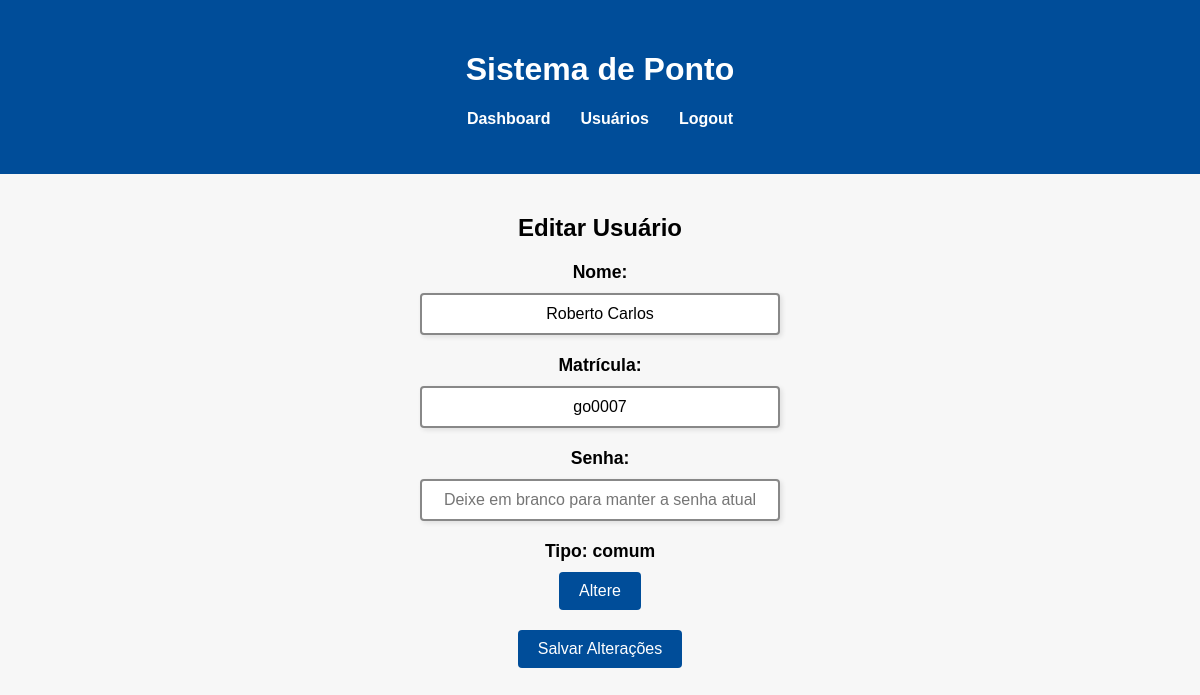
The app's page /editar_usuario/4 (signed in) with its own data.
### tables this page shows
CREATE TABLE usuarios (
                    id INTEGER PRIMARY KEY AUTOINCREMENT,
                    nome TEXT NOT NULL,
                    matricula TEXT UNIQUE NOT NULL,
                    senha TEXT NOT NULL,
                    tipo TEXT NOT NULL,
                    data_cadastro TIMESTAMP DEFAULT CURRENT_TIMESTAMP);

### app.py (the view)
@app.route('/editar_usuario/<int:id>', methods=['GET', 'POST'])
@verificar_permissao(['admin'])
def editar_usuario(id):
    conn = conectar_banco()
    c = conn.cursor()
    if request.method == 'POST':
        c.execute("SELECT nome, matricula, tipo FROM usuarios WHERE id = ?", (id,))
        usuario_atual = c.fetchone()
        nome = request.form.get('nome', '').strip().title() or usuario_atual[0]
        matricula = request.form.get('matricula', '').strip().lower() or usuario_atual[1]
        senha = request.form.get('senha', '').strip()
        tipo = request.form.get('tipo', '').strip() or usuario_atual[2]
        campos_atualizados = []
        try:
            if nome != usuario_atual[0]:
                c.execute("UPDATE usuarios SET nome = ? WHERE id = ?", (nome, id))
                campos_atualizados.append(f'nome de {usuario_atual[0]} para {nome}')
            if matricula != usuario_atual[1]:
                c.execute("UPDATE usuarios SET matricula = ? WHERE id = ?", (matricula, id))
                campos_atualizados.append(f'matrícula de {usuario_atual[1]} para {matricula}')
            if senha:
                senha_hashed = generate_password_hash(senha)
                c.execute("UPDATE usuarios SET senha = ? WHERE id = ?", (senha_hashed, id))
                campos_atualizados.append('senha')
            if tipo != usuario_atual[2]:
                c.execute("UPDATE usuarios SET tipo = ? WHERE id = ?", (tipo, id))
                campos_atualizados.append(f'tipo de {usuario_atual[2]} para {tipo}')
            conn.commit()
            if campos_atualizados:
                campos_str = ', '.join(campos_atualizados)
                flash(f'Alterações feitas com sucesso! Campos alterados: {campos_str}', 'success')
            else:
                flash('Nenhuma alteração foi realizada.', 'info')
            return redirect(url_for('editar_usuario', id=id))
        except sqlite3.Error as e:
            flash(f'Erro ao atualizar o usuário: {e}', 'error')
        finally:
            conn.close()
    else:
        c.execute("SELECT * FROM usuarios WHERE id = ?", (id,))
        usuario = c.fetchone()
        conn.close()
        return render_template('editar_usuario.html', usuario=usuario)

### app.py (called while the page is built)
def conectar_banco():
    conn = sqlite3.connect('ponto.db')
    return conn

def verificar_permissao(permissoes):
    def decorator(f):
        @wraps(f)
        def decorated_function(*args, **kwargs):
            if 'tipo' not in session or session['tipo'] not in permissoes:
                flash('Você não tem permissão para acessar esta página.', 'error')
                return redirect(url_for('cadastrar_ponto'))
            return f(*args, **kwargs)
        return decorated_function
    return decorator

### templates/editar_usuario.html (shortened to what this page needs)
<!DOCTYPE html>
<html lang="pt-BR">
<head>
</head>
<body class="edit-usuario-page">
    <header>
        <div class="container">
            <h1>Sistema de Ponto</h1>
            <nav>
                <ul>
                    <li><a href="{{ url_for('dashboard_usuario_admin') }}">Dashboard</a></li>
                    <li><a href="{{ url_for('usuarios') }}">Usuários</a></li>
                    <li><a href="{{ url_for('logout') }}">Logout</a></li>
                </ul>
            </nav>
        </div>
    </header>
    <main>
        <div class="container">
            <section class="edit-usuario-section">
                <h2>Editar Usuário</h2>
                <form action="{{ url_for('editar_usuario', id=usuario[0]) }}" method="post">
                    <div class="form-group">
                        <label for="nome">Nome:</label>
                        <input type="text" id="nome" name="nome" value="{{ usuario[1] }}">
                    </div>
                    <div class="form-group">
                        <label for="matricula">Matrícula:</label>
                        <input type="text" id="matricula" name="matricula" value="{{ usuario[2] }}">
                    </div>
                    <div class="form-group">
                        <label for="senha">Senha:</label>
                        <input type="password" id="senha" name="senha" placeholder="Deixe em branco para manter a senha atual">
                    </div>
                    <div class="form-group">
                        <label id="tipoLabel" for="tipo">Tipo: {{ usuario[4] }}</label>
                        <button type="button" onclick="openModal()">Altere</button>
                    </div>
                    <button type="submit">Salvar Alterações</button>
                </form>
            </section>
        </div>
    </main>
</body>
</html>

### templates/editar_usuario.html (style rules this page uses)
body { font-family: Arial, sans-serif; margin: 0; padding: 0; background-color: #f7f7f7; }
.container { max-width: 600px; margin: 0 auto; padding: 20px; }
header { background-color: #004d99; color: white; padding: 10px 0; text-align: center; }
nav ul { list-style: none; padding: 0; display: flex; justify-content: center; }
nav ul li { margin: 0 15px; }
nav ul li a { color: white; text-decoration: none; font-weight: bold; }
.edit-usuario-section { margin-top: 20px; text-align: center; }
.form-group { margin-bottom: 20px; display: flex; flex-direction: column; align-items: center; }
label { display: block; margin-bottom: 10px; font-weight: bold; font-size: 1.1em; }
input[type="text"], input[type="password"] { width: 60%; padding: 10px; font-size: 1em; border: 2px solid #888; border-radius: 4px; box-sizing: border-box; box-shadow: 2px 2px 5px rgba(0, 0, 0, 0.1); text-align: center; transition: border-color 0.3s ease; }
button { padding: 10px 20px; font-size: 1em; background-color: #004d99; color: white; border: none; border-radius: 4px; cursor: pointer; transition: background-color 0.3s ease; }

### records on screen
usuarios: nome "Roberto Carlos", matricula "go0007", tipo "comum"
